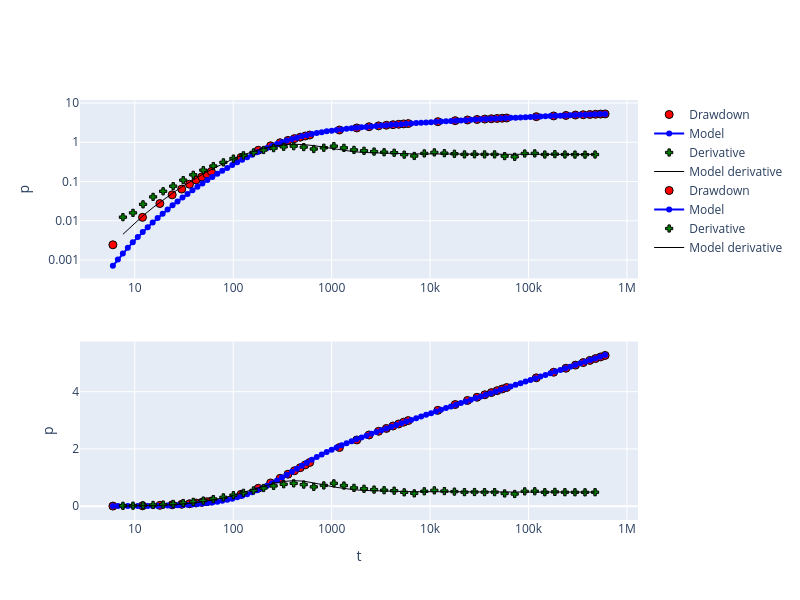

Here is the notebook cell this chart was saved with:
### Markdown cell above
For comparison, the results found by Hall and Chen using the Papadopulos-Cooper (1967) model using two different storativities is :

alpha = 0.002   which is equivalent to Cd = 1000

T    = 7.97e-04 m2/s

S1   = 3.49e-03 

S2   = 2.00e-03

### Code cell
model.trial()
